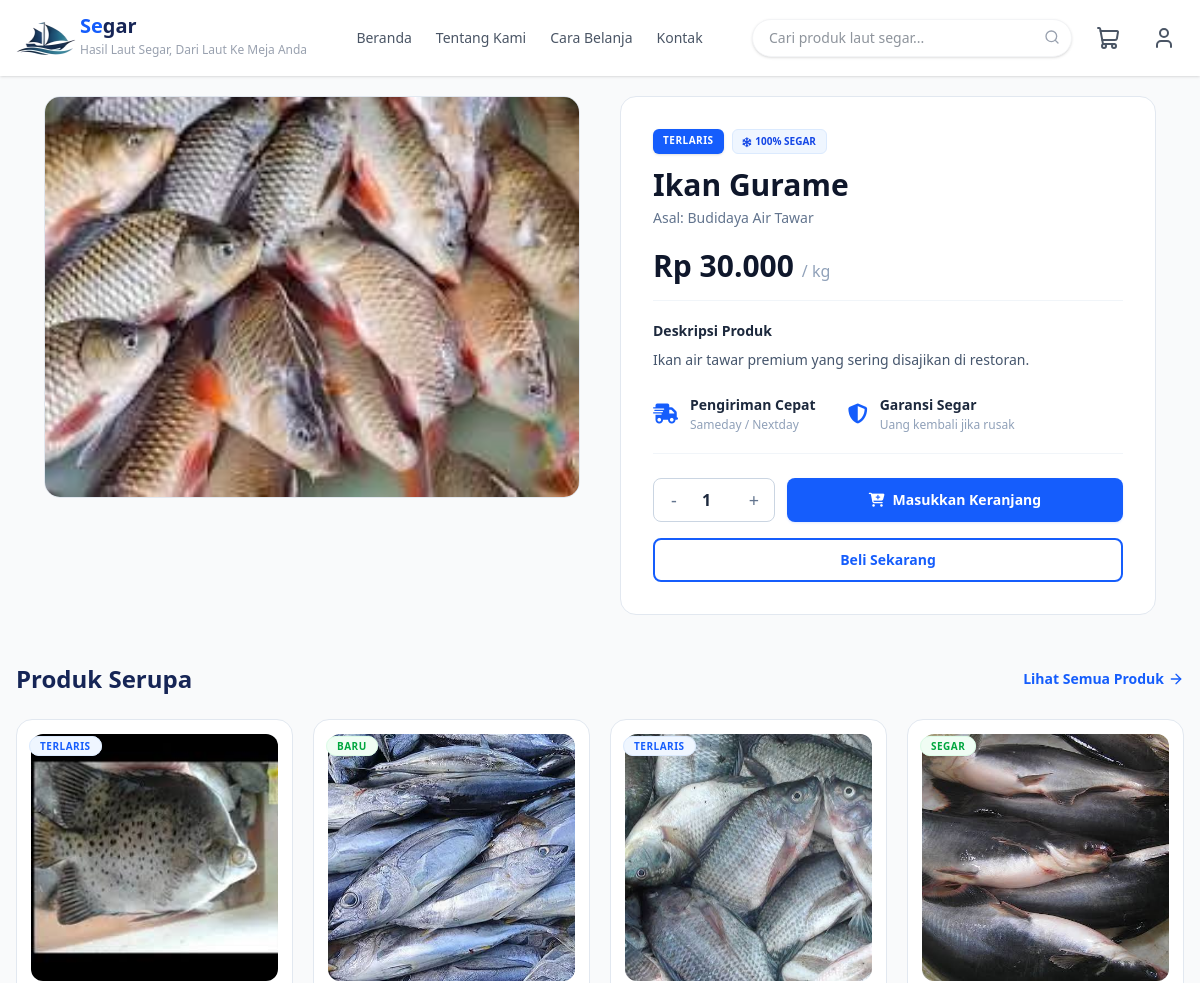
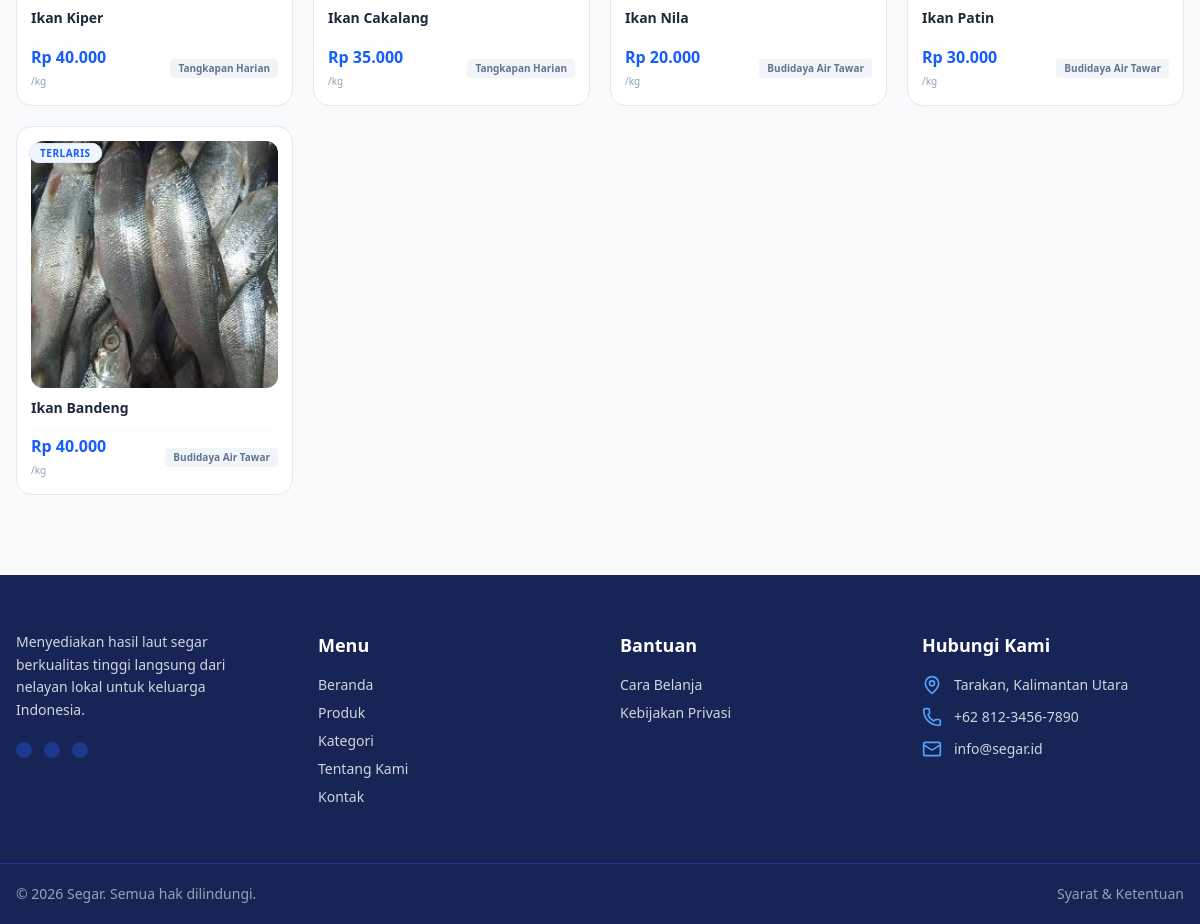
Page /pages/product-details.php?produk=ikan-gurame (signed in) on the committed database (2 pictures, top to bottom).
### tables this page shows
CREATE TABLE `products` (
  `id` int(11) NOT NULL,
  `user_id` int(11) NOT NULL,
  `nama_produk` varchar(150) NOT NULL,
  `slug` varchar(150) DEFAULT NULL,
  `kategori` varchar(50) DEFAULT NULL,
  `deskripsi` text DEFAULT NULL,
  `harga` decimal(12,2) NOT NULL,
  `stok` int(11) DEFAULT 0,
  `berat` decimal(8,2) DEFAULT NULL,
  `satuan` varchar(20) DEFAULT NULL,
  `asal_produk` varchar(100) DEFAULT NULL,
  `badge` varchar(50) DEFAULT NULL,
  `status` enum('aktif','nonaktif') DEFAULT 'aktif',
  `created_at` timestamp NOT NULL DEFAULT current_timestamp(),
  `updated_at` timestamp NULL DEFAULT NULL
);

### pages/product-details.php (the view, shortened to what this page needs)
<?php
include '../config/koneksi.php';
$slug_produk = mysqli_real_escape_string($conn, $_GET['produk']);
$query_produk = "SELECT * FROM products WHERE slug = '$slug_produk' AND status = 'aktif' LIMIT 1";
$result_produk = mysqli_query($conn, $query_produk);
$row = mysqli_fetch_assoc($result_produk);
$query_gambar = "SELECT nama_file FROM product_images WHERE product_id = '{$row['id']}' ORDER BY id ASC";
$result_gambar = mysqli_query($conn, $query_gambar);
$daftar_gambar = [];
while ($img = mysqli_fetch_assoc($result_gambar)) {
    $daftar_gambar[] = $img['nama_file'];
}
$icon_kategori = 'fish';
$badge_text = !empty($row['badge']) ? htmlspecialchars($row['badge']) : 'SEGAR';
$badge_class = ($badge_text === 'TERLARIS')
    ? 'bg-blue-600 text-white'
    : (($badge_text === 'PROMO') ? 'bg-red-600 text-white' : 'bg-green-600 text-white');
?>
<!DOCTYPE html>
<html lang="id">
    <?php include '../includes/head.php'; ?>
<body class="bg-gray-50 text-gray-800 font-sans">
    <?php include '../includes/header.php'; ?>
    <main class="max-w-6xl mx-auto mt-5 px-5 grid grid-cols-1 lg:grid-cols-2 gap-10">
        <div class="flex flex-col gap-4">
            <div class="relative bg-white border border-slate-200 rounded-2xl overflow-hidden aspect-[4/3] flex items-center justify-center">
                <?php if (!empty($daftar_gambar) && file_exists("../assets/img/product-image/" . $daftar_gambar[0])): ?>
                    <img id="main-product-img" src="../assets/img/product-image/<?= $daftar_gambar[0]; ?>" alt="<?= htmlspecialchars($row['nama_produk']); ?>" class="w-full h-full object-cover">
                <?php else: ?>
                    <div class="w-full h-full flex items-center justify-center text-blue-500/70 p-1 bg-slate-50">
                        <i data-lucide="<?= $icon_kategori; ?>" class="w-24 h-24"></i>
                    </div>
                <?php endif; ?>
            </div>
        </div>
        <div class="bg-white border border-slate-200 rounded-2xl p-6 md:p-8 flex flex-col">
            <div class="flex flex-wrap gap-2 mb-3">
                <span class="<?= $badge_class; ?> text-[10px] font-bold px-2.5 py-1 rounded-md uppercase tracking-wider shadow-sm"><?= $badge_text; ?></span>
                <span class="bg-blue-50 text-blue-700 text-[10px] font-semibold px-2.5 py-1 rounded-md flex items-center gap-1 border border-blue-100">
                    <i class="fa-solid fa-snowflake"></i> 100% SEGAR
                </span>
            </div>
            <h1 class="text-3xl font-bold text-slate-900 leading-tight mb-1"><?= htmlspecialchars($row['nama_produk']); ?></h1>
            <p class="text-sm text-slate-400 mb-5">
                <?php if (!empty($row['asal_produk'])): ?>
                    <span class="text-slate-500 font-medium">Asal: <?= htmlspecialchars($row['asal_produk']); ?></span>
                <?php endif; ?>
            </p>
            <div class="text-3xl font-bold text-slate-900 pb-4 mb-5 border-b border-slate-100">
                Rp <?= number_format($row['harga'], 0, ',', '.'); ?> <span class="text-base text-slate-400 font-normal">/ <?= htmlspecialchars($row['satuan'] ?? 'kg'); ?></span>
            </div>
            <div class="text-sm font-semibold text-slate-800 mb-2">Deskripsi Produk</div>
            <p class="text-sm text-slate-600 leading-relaxed mb-6">
                <?= nl2br(htmlspecialchars($row['deskripsi'])); ?>
            </p>
            <div class="flex gap-8 pb-5 mb-6 border-b border-slate-100">
                <div class="flex items-center gap-3 text-sm font-semibold text-slate-800">
                    <i class="fa-solid fa-truck-fast text-xl text-blue-600"></i>
                    <div>
                        Pengiriman Cepat
                        <span class="block text-xs text-slate-400 font-normal mt-0.5">Sameday / Nextday</span>
                    </div>
                </div>
                <div class="flex items-center gap-3 text-sm font-semibold text-slate-800">
                    <i class="fa-solid fa-shield-halved text-xl text-blue-600"></i>
                    <div>
                        Garansi Segar
                        <span class="block text-xs text-slate-400 font-normal mt-0.5">Uang kembali jika rusak</span>
                    </div>
                </div>
            </div>
            <form action="checkout.php" method="GET" id="form-checkout-direct">
    <div class="flex flex-col sm:flex-row gap-3 items-stretch sm:items-center mb-4">
        <div class="flex items-center border border-slate-300 rounded-lg h-11 bg-white justify-between sm:justify-start">
            <button type="button" class="w-10 h-full text-lg text-slate-500 hover:bg-slate-100 rounded-l-lg transition cursor-pointer" onclick="updateQty(-1)">-</button>
            <input type="number" id="product-qty" name="qty" value="1" min="1" max="<?= $row['stok']; ?>" readonly class="w-10 text-center font-semibold text-slate-800 border-none outline-none">
            <button type="button" class="w-10 h-full text-lg text-slate-500 hover:bg-slate-100 rounded-r-lg transition cursor-pointer" onclick="updateQty(1)">+</button>
        </div>
        <button type="button" id="btn-add-cart" class="flex-1 h-11 bg-blue-600 text-white font-semibold rounded-lg text-sm flex items-center justify-center gap-2 hover:bg-blue-700 transition shadow-sm shadow-blue-600/10 cursor-pointer">
            <i class="fa-solid fa-cart-plus"></i> Masukkan Keranjang
        </button>
    </div>
    <button type="submit" class="w-full h-11 bg-white text-blue-600 font-semibold border-2 border-blue-600 rounded-lg text-sm hover:bg-blue-50 transition cursor-pointer">
        Beli Sekarang
    </button>
</form>
        </div>
    </main>
    <section class="max-w-7xl mx-auto px-4 my-12">
    <div class="flex justify-between items-center mb-6">
        <h2 class="text-2xl font-bold text-blue-950">Produk Serupa</h2>
        <a href="kategori.php" class="text-blue-600 font-semibold text-sm hover:underline flex items-center gap-1">
            Lihat Semua Produk
            <i data-lucide="arrow-right" class="w-4 h-4"></i>
        </a>
    </div>
    <div class="grid grid-cols-1 sm:grid-cols-2 md:grid-cols-3 lg:grid-cols-4 xl:grid-cols-5 gap-5">
        <?php
        $kategori_sekarang = mysqli_real_escape_string($conn, $row['kategori']);
        $query_serupa = "SELECT p.*, (SELECT pi.nama_file FROM product_images pi WHERE pi.product_id = p.id LIMIT 1) as gambar_utama
                         FROM products p
                         WHERE p.kategori = '$kategori_sekarang' AND p.id != '{$row['id']}' AND p.status = 'aktif'
                         ORDER BY RAND() LIMIT 5";
        $result_serupa = mysqli_query($conn, $query_serupa);
        if (mysqli_num_rows($result_serupa) > 0) {
            while ($row_serupa = mysqli_fetch_assoc($result_serupa)) {
                $s_badge_text = !empty($row_serupa['badge']) ? htmlspecialchars($row_serupa['badge']) : 'SEGAR';
                $s_badge_class = ($s_badge_text === 'TERLARIS') ? 'bg-blue-50 text-blue-600 border-blue-100' : (($s_badge_text === 'PROMO') ? 'bg-red-50 text-red-600 border-red-100' : 'bg-green-50 text-green-600 border-green-100');
        ?>
            <a href="product-details.php?produk=<?= $row_serupa['slug']; ?>" class="w-full bg-white border border-slate-200 rounded-2xl p-3.5 hover:shadow-sm hover:-translate-y-[2px] transition-all duration-200 relative flex flex-col group">
                <div class="absolute top-3 left-3 z-10">
                    <span class="<?= $s_badge_class; ?> text-[10px] font-bold px-2.5 py-0.5 rounded-full uppercase tracking-wider border">
                        <?= $s_badge_text; ?>
                    </span>
                </div>
                <div class="w-full aspect-square flex items-center justify-center overflow-hidden rounded-xl mb-2.5 bg-slate-50 relative">
                    <?php if (!empty($row_serupa['gambar_utama']) && file_exists("../assets/img/product-image/" . $row_serupa['gambar_utama'])): ?>
                        <img src="../assets/img/product-image/<?= $row_serupa['gambar_utama']; ?>" alt="<?= htmlspecialchars($row_serupa['nama_produk']); ?>" class="w-full h-full object-cover">
                    <?php else: ?>
                        <div class="w-full h-full flex items-center justify-center text-blue-500/70 p-1">
                            <i data-lucide="fish" class="w-14 h-14"></i>
                        </div>
                    <?php endif; ?>
                </div>
                <div class="space-y-0.5 mb-2.5 flex-1 flex flex-col">
                    <h4 class="font-bold text-slate-800 text-sm leading-snug line-clamp-2" title="<?= htmlspecialchars($row_serupa['nama_produk']); ?>">
                        <?= htmlspecialchars($row_serupa['nama_produk']); ?>
                    </h4>
                </div>
                <div class="flex items-center justify-between pt-1 border-t border-slate-50 mt-1">
                    <div>
                        <span class="text-blue-600 font-extrabold text-sm md:text-base block leading-tight">
                            Rp <?= number_format($row_serupa['harga'], 0, ',', '.'); ?>
                        </span>
                        <span class="text-[10px] text-slate-400">/<?= htmlspecialchars($row_serupa['satuan'] ?? 'kg'); ?></span>
                    </div>
                    <div class="text-right max-w-[50%]">
                        <span class="text-[10px] font-semibold text-slate-500 bg-slate-100 px-2 py-0.5 rounded truncate block" title="<?= htmlspecialchars($row_serupa['asal_produk'] ?? 'Lokal'); ?>">
                            <?= !empty($row_serupa['asal_produk']) ? htmlspecialchars($row_serupa['asal_produk']) : 'Lokal'; ?>
                        </span>
                    </div>
                </div>
            </a>
            <?php
                }
            } else {
                echo '<div class="col-span-full py-8 text-center text-slate-400">Belum ada produk serupa lainnya.</div>';
            }
            ?>
        </div>
    </section>
    <?php
        include '../includes/footer.php';
    ?>
</body>
</html>

### rows in the picture
products: badge "TERLARIS", nama_produk "Ikan Gurame", asal_produk "Budidaya Air Tawar", harga "30.000", satuan "kg", deskripsi "Ikan air tawar premium yang sering disajikan di restoran."
products: badge "TERLARIS", shows a picture, nama_produk "Ikan Kiper", harga "40.000", satuan "kg", asal_produk "Tangkapan Harian"
products: badge "BARU", shows a picture, nama_produk "Ikan Cakalang", harga "35.000", satuan "kg", asal_produk "Tangkapan Harian"
products: badge "TERLARIS", shows a picture, nama_produk "Ikan Nila", harga "20.000", satuan "kg", asal_produk "Budidaya Air Tawar"
products: badge "SEGAR", shows a picture, nama_produk "Ikan Patin", harga "30.000", satuan "kg", asal_produk "Budidaya Air Tawar"
products: badge "TERLARIS", shows a picture, nama_produk "Ikan Bandeng", harga "40.000", satuan "kg", asal_produk "Budidaya Air Tawar"
